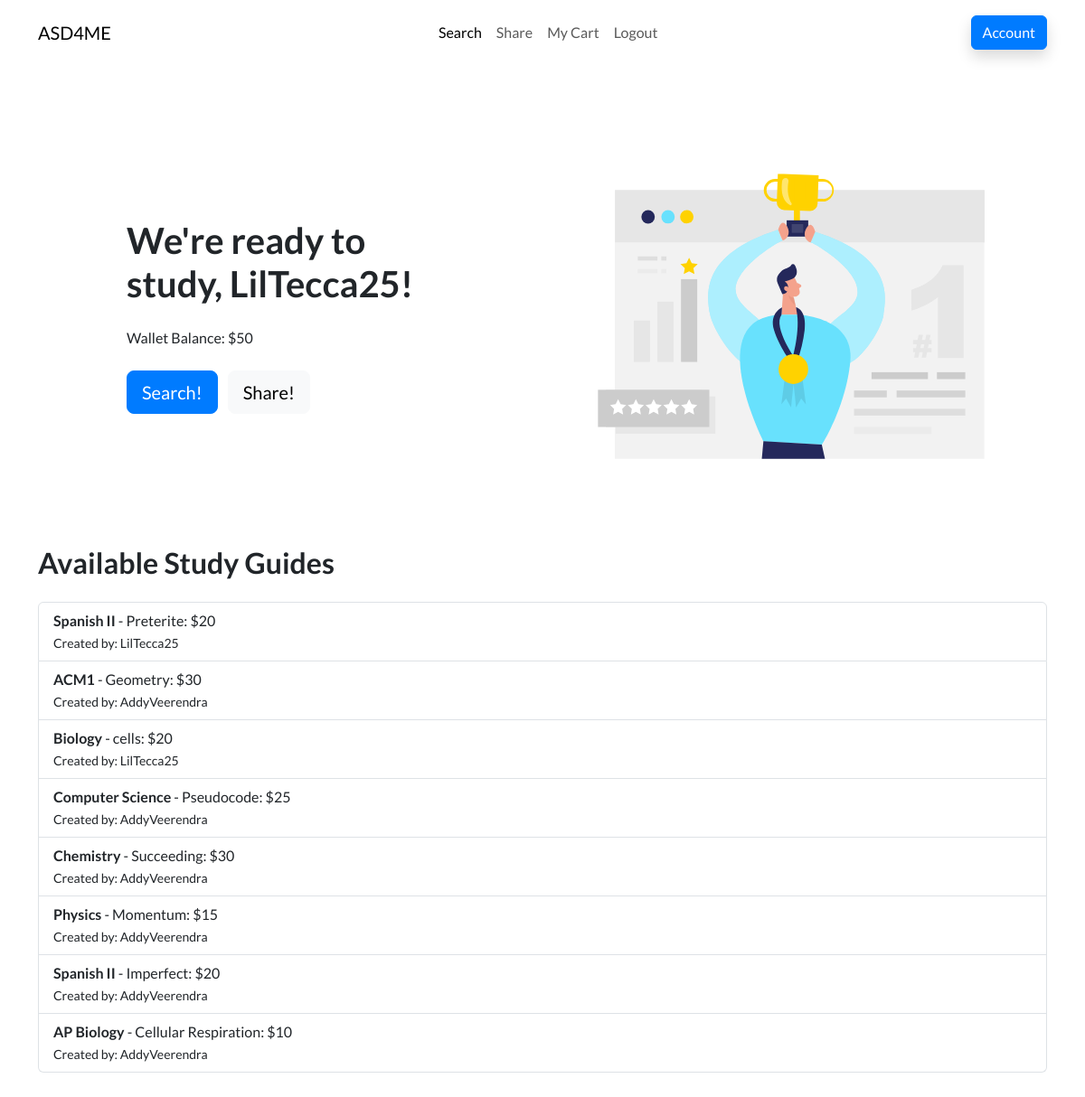
/market/ (signed in), run on the app's committed database.
### models.py (models this page shows)
class User(db.Model, UserMixin):
    id = db.Column(db.Integer, primary_key=True)
    username = db.Column(db.String(20), nullable=False, unique=True)
    password = db.Column(db.String(80), nullable=False)
    wallet = db.Column(db.Integer, nullable=False, default=0)
    is_admin = db.Column(db.Boolean, default=False, nullable=False)
    cart = db.relationship('Cart', uselist=False, backref='user')

class StudyGuide(db.Model):
    id = db.Column(db.Integer, primary_key=True)
    Class = db.Column(db.String(20), nullable=False)
    UnitTopic = db.Column(db.String(20), nullable=False)
    Price = db.Column(db.Integer, nullable=False)
    Creator = db.Column(db.String(20), nullable=False)
    Link = db.Column(db.String(100), nullable=False)

### Market.py (the view)
@market_bp.route('/')
@login_required
def market_home():
    user = current_user
    items = StudyGuide.query.all()
    return render_template('market.html', user=user, items=items)

### ASD4ME.py (called while the page is built)
@login_manager.user_loader
def load_user(user_id):
    return User.query.get(int(user_id))

### templates/market.html (shortened to what this page needs)
<!DOCTYPE html>
<html data-bs-theme="light" lang="en">
<head>
    <link rel="stylesheet" href="/static/assets/bootstrap/css/bootstrap.min.css">
    <link rel="stylesheet" href="/static/assets/css/styles.min.css">
</head>
<body>
    <nav class="navbar navbar-expand-md fixed-top navbar-shrink py-3 navbar-light" id="mainNav">
        <div class="container">
            <a class="navbar-brand d-flex align-items-center" href="/market"><span>ASD4ME</span></a>
            <div class="collapse navbar-collapse" id="navcol-1">
                <ul class="navbar-nav mx-auto">
                    <li class="nav-item"><a class="nav-link active" href="/market/search">Search</a></li>
                    <li class="nav-item"><a class="nav-link" href="/market/share">Share</a></li>
                    <li class="nav-item"><a class="nav-link" href="/market/account">My Cart</a></li>
                    <li class="nav-item"><a class="nav-link" href="/market/logout">Logout</a></li>
                </ul>
                <a class="btn btn-primary shadow" role="button" href="/market/account">Account</a>
            </div>
        </div>
    </nav>
    <section class="py-5 mt-5">
        <div class="container py-4 py-xl-5">
            <div class="row gy-4 gy-md-0">
                <div class="col-md-6 text-center text-md-start d-flex d-sm-flex d-md-flex justify-content-center align-items-center justify-content-md-start align-items-md-center justify-content-xl-center">
                    <div style="max-width: 350px;">
                        <h1 class="display-6 fw-bold mb-4">We're ready to study, <span class="underline">{{ user.username }}</span>!</h1>
                        <p class="my-4">Wallet Balance: ${{ user.wallet }}</p>
                        <a class="btn btn-primary btn-lg me-2" role="button" href="/market/search">Search!</a>
                        <a class="btn btn-light btn-lg" role="button" href="/market/share">Share!</a>
                    </div>
                </div>
                <div class="col-md-6">
                    <div>
                        <img class="rounded img-fluid w-100 fit-cover" style="min-height: 300px;" src="/static/assets/img/illustrations/ranking.svg" alt="Man holding trophy">
                    </div>
                </div>
            </div>
            <div class="row mt-5">
                <div class="col-12">
                    <h2 class="fw-bold mb-4">Available Study Guides</h2>
                    <ul class="list-group">
                        {% for item in items %}
                            <li class="list-group-item">
                                <strong>{{ item.Class }}</strong> - {{ item.UnitTopic }}: ${{ item.Price }}<br>
                                <small>Created by: {{ item.Creator }}</small>
                            </li>
                        {% endfor %}
                    </ul>
                </div>
            </div>
        </div>
    </section>
</body>
</html>

### data on the page
User: username "LilTecca25", wallet "50"
StudyGuide: Class "Spanish II", UnitTopic "Preterite", Price "20", Creator "LilTecca25"
StudyGuide: Class "ACM1", UnitTopic "Geometry", Price "30", Creator "AddyVeerendra"
StudyGuide: Class "Biology", UnitTopic "cells", Price "20", Creator "LilTecca25"
StudyGuide: Class "Computer Science", UnitTopic "Pseudocode", Price "25", Creator "AddyVeerendra"
StudyGuide: Class "Chemistry", UnitTopic "Succeeding", Price "30", Creator "AddyVeerendra"
StudyGuide: Class "Physics", UnitTopic "Momentum", Price "15", Creator "AddyVeerendra"
StudyGuide: Class "Spanish II", UnitTopic "Imperfect", Price "20", Creator "AddyVeerendra"
StudyGuide: Class "AP Biology", UnitTopic "Cellular Respiration", Price "10", Creator "AddyVeerendra"
